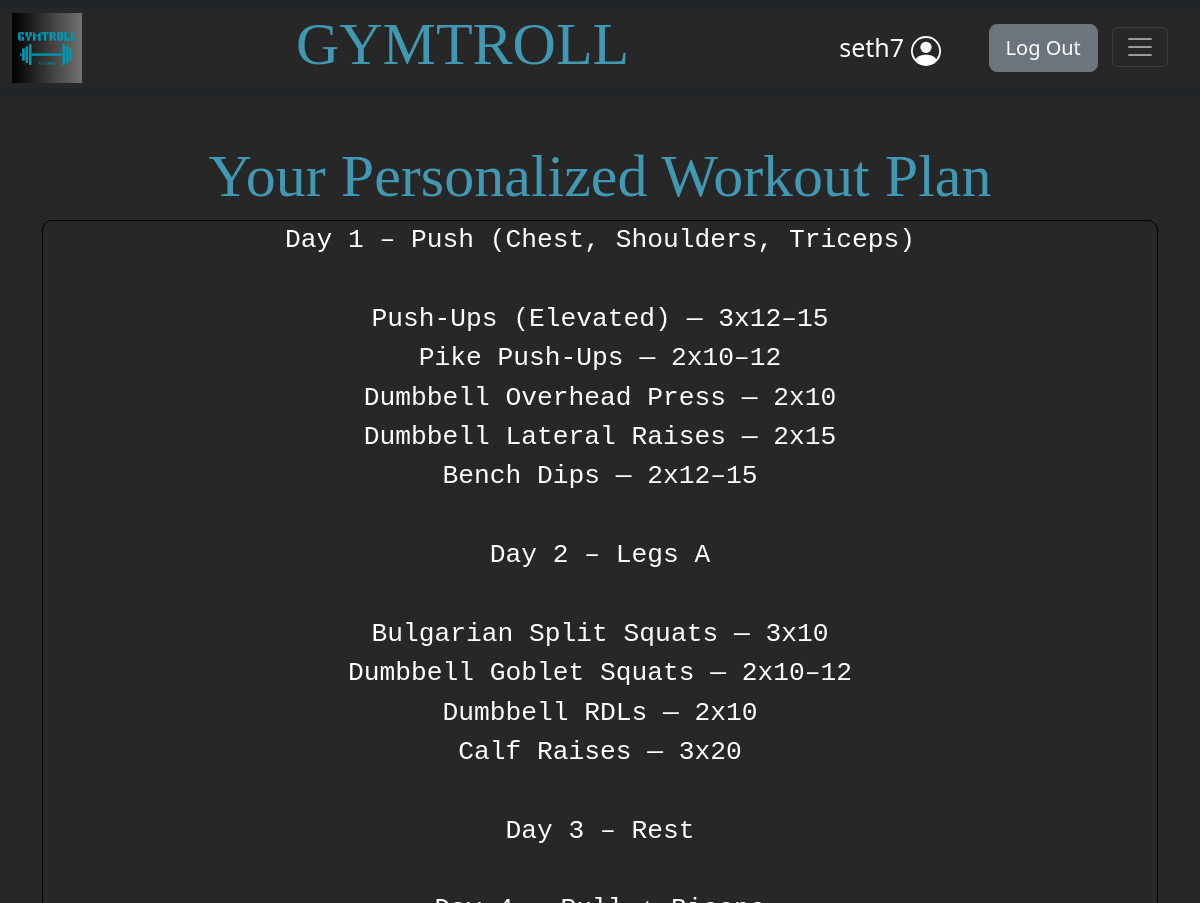
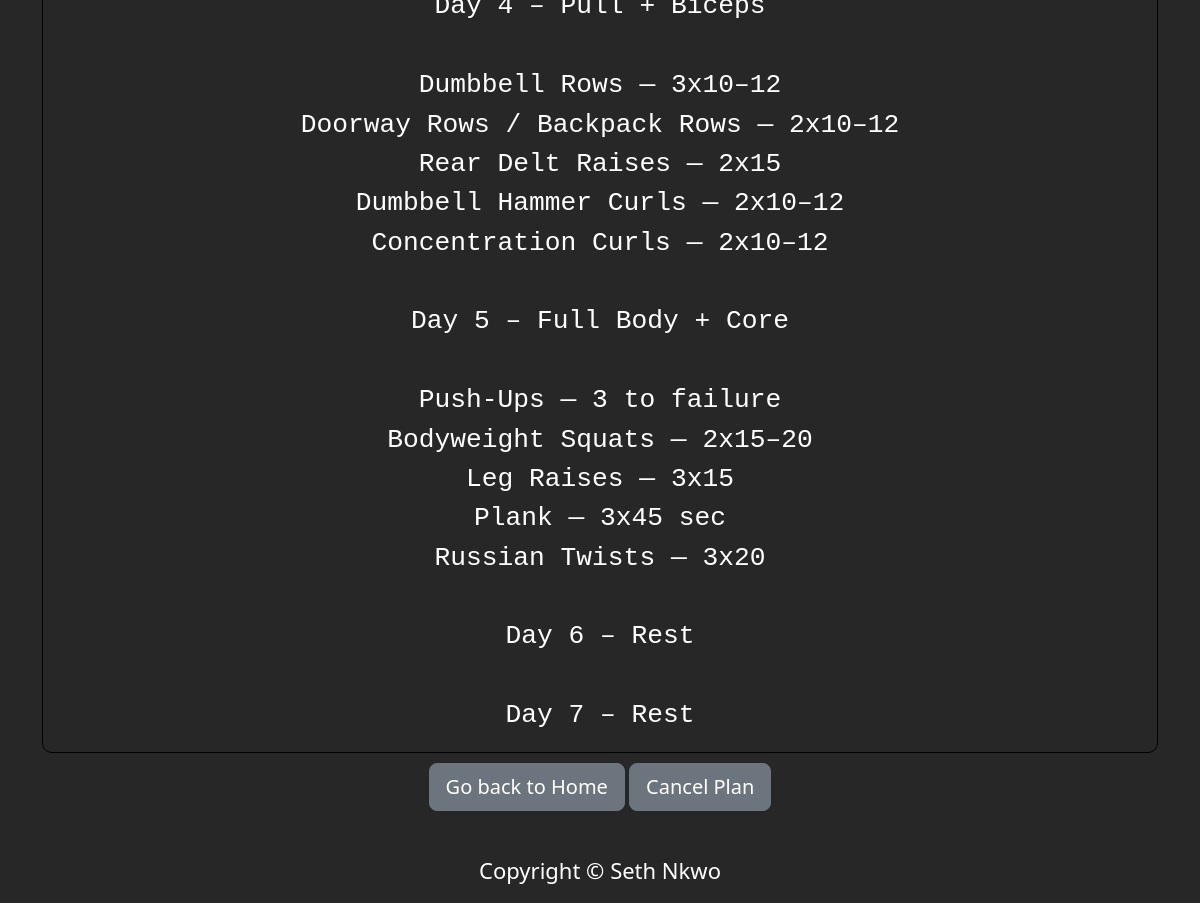
Before: /final_plan (signed in) with the older database file (2 pictures, top to bottom).
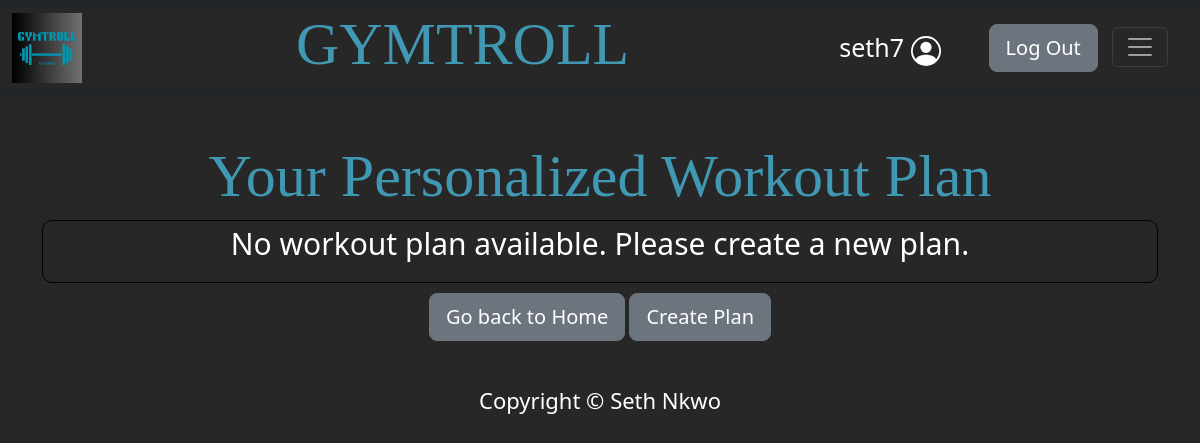
After: the same page with the newer database file.
### tables this page shows
CREATE TABLE "user_details" (`id` INTEGER NOT NULL PRIMARY KEY, `username` TEXT NOT NULL, `weight_kg` INTEGER NOT NULL, `desired_weight` INTEGER NOT NULL, `days_split` INTEGER NOT NULL, `goal` TEXT NOT NULL, `workout_type` TEXT NOT NULL, `last_workout_plan` TEXT, FOREIGN KEY (username) REFERENCES users (username));

### app.py (the view)
@app.route("/final_plan")
@login_required
def final_plan():
    connect = get_db_connection()
    cursor = connect.cursor()
    cursor.execute(
        "SELECT last_workout_plan FROM user_details WHERE username = ?",
        (session["username"],)
    )
    row = cursor.fetchone()
    workout_plan = row["last_workout_plan"] if row and row["last_workout_plan"] else None
    session["workout_plan"] = workout_plan
    return render_template("final_plan.html", workout_plan=workout_plan)

### app.py (called while the page is built)
def login_required(f):
    @wraps(f)
    def decorated_function(*args, **kwargs):
        if session.get("user_id") is None:
            return redirect('/login')
        return f(*args, **kwargs)
    return decorated_function

def get_db_connection():
    connection = sqlite3.connect("gymtroll.db")
    connection.row_factory = sqlite3.Row
    return connection

@app.after_request
def after_request(response):
    response.headers["Cache-Control"] = "no-cache, no-store, must-revalidate"
    response.headers["Expires"] = 0
    response.headers["Pragma"] = "no-cache"
    return response

### templates/final_plan.html (shortened to what this page needs)
{% extends "layout.html" %}
{% block main %}
<h1> Your Personalized Workout Plan</h1>
{% if workout_plan %}
<div style="color: white; font-size: 30px;" class="custom-container custom-plan fade-in" style="padding: 10px;">
    <pre>{{workout_plan}}</pre>
</div>
<div style="padding: 10px;">
    <button class="btn btn-secondary btn-lg" onclick="document.location='/'" type="button">Go back to Home</button>
    <button class="btn btn-secondary btn-lg" onclick="document.location='/cancel_plan'" type="button">Cancel Plan</button>
</div>
{% else %}
<div style="color: white; font-size: 30px;" class="custom-container custom-plan fade-in" style="padding: 10px;">
    <p>No workout plan available. Please create a new plan.</p>
</div>
<div style="padding: 10px;">
    <button class="btn btn-secondary btn-lg" onclick="document.location='/'" type="button">Go back to Home</button>
    <button class="btn btn-secondary btn-lg" onclick="document.location='/start_plan'" type="button">Create Plan</button>
</div>
{% endif %}
{% endblock %}

### templates/layout.html (shortened to what this page needs)
<!DOCTYPE html>
<html lang="en">
<head>
    <link href="https://cdn.jsdelivr.net/npm/bootstrap@5.2.3/dist/css/bootstrap.min.css" rel="stylesheet">
    <link rel="stylesheet" href="/static/style.css">
</head>
<body>
    <header>
        <nav class="navbar navbar-dark bg-dark fixed-top" id="navbar">
            <div class="container-fluid" >
              <a class="navbar-brand" href="/"><img src="/static/GYMTROLL.png" alt="GYMTROLL" height="70px" width="70px"></a>
              <h1>GYMTROLL</h1>
              <div class="buttons">
                {% if session["user_id"] %}
                <div class="container-fluid">
                    <div class="row align-items-center">
                        <div class="col-auto">
                            <div class="navbar-brand custom-welcome">{{session["username"]}} </div>
                        </div>
                        <div class="col text-end">
                            <button class="btn btn-secondary btn-lg custom-button" onclick="document.location='/logout'" type="button">Log Out</button>
                            <button class="navbar-toggler" type="button" data-bs-toggle="offcanvas" data-bs-target="#offcanvasDarkNavbar" aria-controls="offcanvasDarkNavbar">
                                <span class="navbar-toggler-icon"></span>
                            </button>
                        </div>
                    </div>
                </div>
                {% endif %}
              </div>
            </div>
        </nav>
    </header>
    <main class="container text-center main-content">
        {% block main %}{% endblock %}
    </main>
<hr>
    <footer style="text-align: center; font-size: 22px;">
      <p>Copyright &copy; Seth Nkwo</p>
    </footer>
</body>
</html>

### static/style.css (style rules this page uses)
body { background-color: #272727 }
h1 { color: #4198B2; font-size: 60px; font-family: "COPPERPLATE"; }
footer { color: white; font-size: 20px; }
nav { background-color: #272727; }
.col { padding-left: 20px; padding-right: 20px; }
.container-fluid { background-color: #272727; }
.custom-button { margin-right: 10px; }
.custom-plan { background-color: #272727; border: 1px solid black; border-radius: 10px; color: #4198B2; }
.custom-welcome { font-size: 25px; }
.main-content { padding-top: 140px; }
#navbar { position: fixed; top: 0; width: 100%; transition: top 0.3s; z-index: 1000; }
.fade-in { opacity: 0; transform: translateY(20px); animation: fadeIn 1s ease-out forwards; }

Changed rows visible on the page:
removed user_details: username "seth7", last_workout_plan "Day 1 – Push (Chest, Shoulders, Triceps) Push-Ups (Elevated) — 3x12–15 Pike Push-Ups — 2x10–12 Dumbbell Overhead Press — 2x10 Dumbbell Lateral Raises — 2x15 Bench Dips — 2x12–15 Day 2 – Legs A Bulgarian Split Squats — 3x10 Dumbbell Goblet Squats — 2x10–12 Dumbbell RDLs — 2x10 Calf Raises — 3x20 Day 3 – Rest Day 4 – Pull + Biceps Dumbbell Rows — 3x10–12 Doorway Rows / Backpack Rows — 2x10–12 Rear Delt Raises — 2x15 Dumbbell Hammer Curls — 2x10–12 Concentration Curls — 2x10–12 Day 5 – Full Body + Core Push-Ups — 3 to failure Bodyweight Squats — 2x15–20 Leg Raises — 3x15 Plank — 3x45 sec Russian Twists — 3x20 Day 6 – Rest Day 7 – Rest"
Other visible differences:
{{ session["username"] }}: (not shown) → "seth7"
text no longer shown: "Cancel Plan"
text now shown: "No workout plan available. Please create a new plan. Create Plan"
